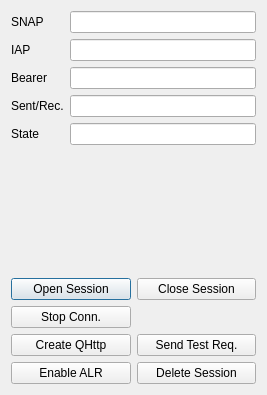
<ui version="4.0" >
 <class>SessionDialog</class>
 <widget class="QDialog" name="SessionDialog" >
  <property name="geometry" >
   <rect>
    <x>0</x>
    <y>0</y>
    <width>267</width>
    <height>395</height>
   </rect>
  </property>
  <property name="windowTitle" >
   <string>Network Session</string>
  </property>
  <layout class="QVBoxLayout" name="verticalLayout" >
   <item>
    <layout class="QFormLayout" name="formLayout" >
     <property name="fieldGrowthPolicy" >
      <enum>QFormLayout::AllNonFixedFieldsGrow</enum>
     </property>
     <item row="0" column="0" >
      <widget class="QLabel" name="snapLabel" >
       <property name="text" >
        <string>SNAP</string>
       </property>
      </widget>
     </item>
     <item row="0" column="1" >
      <widget class="QLineEdit" name="snapLineEdit" >
       <property name="readOnly" >
        <bool>true</bool>
       </property>
      </widget>
     </item>
     <item row="1" column="0" >
      <widget class="QLabel" name="iapLabel" >
       <property name="text" >
        <string>IAP</string>
       </property>
      </widget>
     </item>
     <item row="1" column="1" >
      <widget class="QLineEdit" name="iapLineEdit" >
       <property name="enabled" >
        <bool>true</bool>
       </property>
       <property name="readOnly" >
        <bool>true</bool>
       </property>
      </widget>
     </item>
     <item row="2" column="0" >
      <widget class="QLabel" name="bearerLabel" >
       <property name="text" >
        <string>Bearer</string>
       </property>
      </widget>
     </item>
     <item row="2" column="1" >
      <widget class="QLineEdit" name="bearerLineEdit" >
       <property name="readOnly" >
        <bool>true</bool>
       </property>
      </widget>
     </item>
     <item row="3" column="0" >
      <widget class="QLabel" name="sentRecDataLabel" >
       <property name="text" >
        <string>Sent/Rec.</string>
       </property>
      </widget>
     </item>
     <item row="3" column="1" >
      <widget class="QLineEdit" name="sentRecDataLineEdit" >
       <property name="readOnly" >
        <bool>true</bool>
       </property>
      </widget>
     </item>
     <item row="4" column="0" >
      <widget class="QLabel" name="stateLabel" >
       <property name="text" >
        <string>State</string>
       </property>
      </widget>
     </item>
     <item row="4" column="1" >
      <widget class="QLineEdit" name="stateLineEdit" >
       <property name="readOnly" >
        <bool>true</bool>
       </property>
      </widget>
     </item>
    </layout>
   </item>
   <item>
    <layout class="QGridLayout" name="gridLayout" >
     <item row="1" column="0" >
      <widget class="QPushButton" name="openSessionButton" >
       <property name="text" >
        <string>Open Session</string>
       </property>
      </widget>
     </item>
     <item row="1" column="1" >
      <widget class="QPushButton" name="closeSessionButton" >
       <property name="text" >
        <string>Close Session</string>
       </property>
      </widget>
     </item>
     <item row="2" column="0" >
      <widget class="QPushButton" name="stopConnectionButton" >
       <property name="text" >
        <string>Stop Conn.</string>
       </property>
      </widget>
     </item>
     <item row="3" column="0" >
      <widget class="QPushButton" name="createQHttpButton" >
       <property name="text" >
        <string>Create QHttp</string>
       </property>
      </widget>
     </item>
     <item row="3" column="1" >
      <widget class="QPushButton" name="sendRequestButton" >
       <property name="text" >
        <string>Send Test Req.</string>
       </property>
      </widget>
     </item>
     <item row="4" column="0" >
      <widget class="QPushButton" name="alrButton" >
       <property name="text" >
        <string>Enable ALR</string>
       </property>
      </widget>
     </item>
     <item row="4" column="1" >
      <widget class="QPushButton" name="deleteSessionButton" >
       <property name="text" >
        <string>Delete Session</string>
       </property>
      </widget>
     </item>
    </layout>
   </item>
  </layout>
 </widget>
 <resources/>
 <connections/>
</ui>
